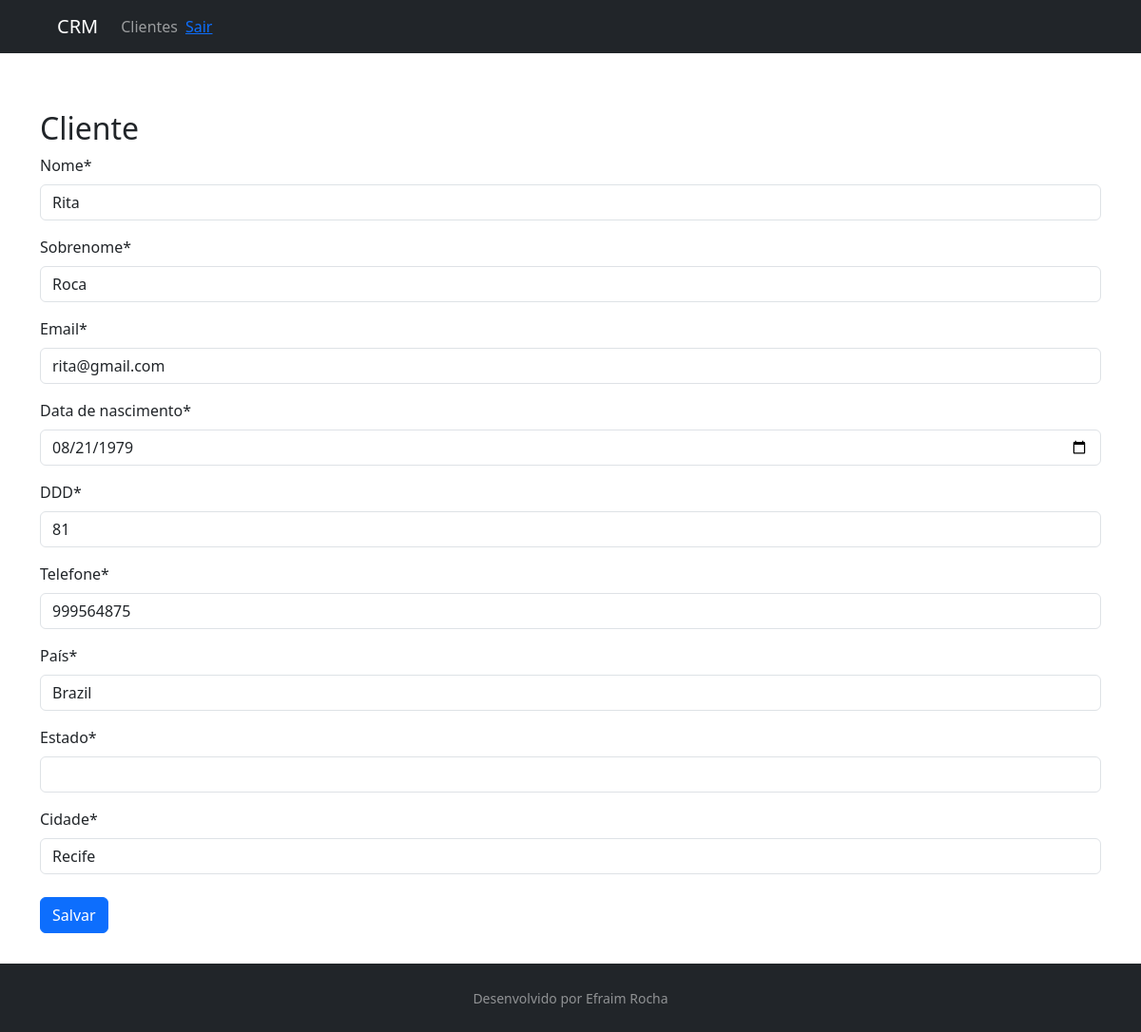
/customer/3/, run on the app's committed database.
### customer/models.py (models this page shows, shortened)
class Customer(models.Model):
    first_name = models.CharField(max_length=30)
    last_name = models.CharField(max_length=50)
    email = models.EmailField()
    birth_date = models.DateField()
    area_code = models.CharField(max_length=3)
    phone_number = models.CharField(max_length=15)
    country = models.CharField(max_length=30)
    estate = models.CharField(max_length=30)
    city = models.CharField(max_length=60)
    created_date = models.DateTimeField(auto_now_add=True)
    update_data = models.DateTimeField(auto_now=True)
    active = models.BooleanField(default=True)
    class Meta:
        db_table = "customer"

### customer/views.py (the view, shortened to what this page needs)
# urls.py: path("<int:id>/", CustomerUpdateView.as_view(), name="customer-update"),
class CustomerUpdateView(UpdateView):
    template_name = "customer/customer.html"
    form_class = CustomerForm
    def get_object(self):
        id = self.kwargs.get("id")
        return get_object_or_404(Customer, id=id) # Retrieve and return the `Customer` instance for the given `id`. If not found,

### customer/templates/customer/customer.html (shortened to what this page needs)
{% extends "model-page.html" %}
{% load crispy_forms_tags %}
{% block content %}
    <h2>Cliente</h2>
<form method="post">{% csrf_token %}
    {{ form|crispy }}
    <button type="submit" class="btn btn-primary mt-2">Salvar</button>
</form>
{% endblock %}

### core/templates/model-page.html (style rules this page uses)
html, body { height: 100%; }

### data on the page
Customer: first_name "Rita", last_name "Roca", email "rita@gmail.com", birth_date "08/21/1979", area_code "81", phone_number "999564875", country "Brazil", city "Recife"
